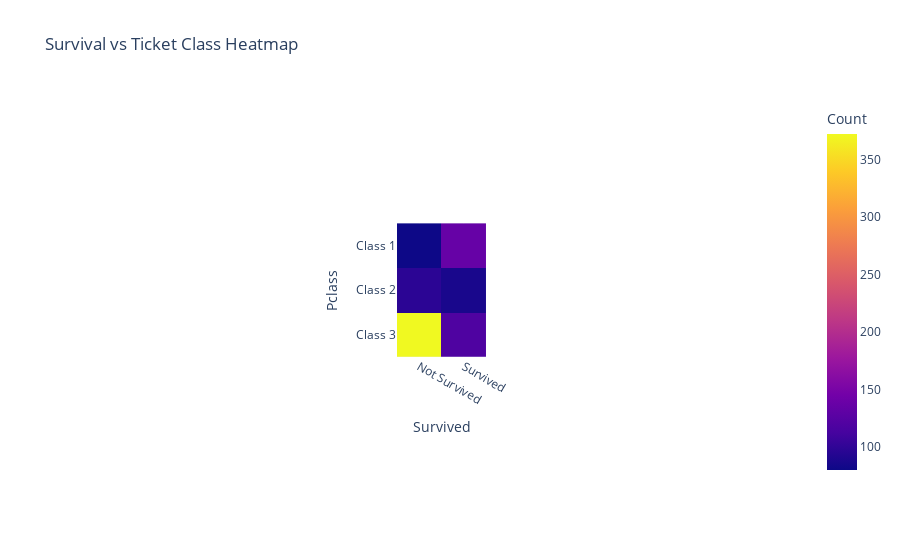

The notebook cell saved with this chart:
### Code cell
heatmap_data = titanic.pivot_table(index='Pclass', columns='Survived', aggfunc='size', fill_value=0)

# Plot the heatmap
fig_heatmap_pclass = px.imshow(heatmap_data,
                               title='Survival vs Ticket Class Heatmap',
                               labels={'color': 'Count'},
                               x=['Not Survived', 'Survived'],
                               y=['Class 1', 'Class 2', 'Class 3'])

fig_heatmap_pclass.show()

### Figure 1 — Plotly figure (JSON) as saved in the notebook; plotly's stock layout.template omitted (floating-point values rounded to 4 significant figures)
{"data": [{"coloraxis": "coloraxis", "hovertemplate": "Survived: %{x}<br>Pclass: %{y}<br>Count: %{z}<extra></extra>", "name": "0", "type": "heatmap", "x": ["Not Survived", "Survived"], "xaxis": "x", "y": ["Class 1", "Class 2", "Class 3"], "yaxis": "y", "z": [[80, 136], [97, 87], [372, 119]]}], "layout": {"autosize": true, "coloraxis": {"colorbar": {"title": {"text": "Count"}}, "colorscale": [[0, "#0d0887"], [0.1111, "#46039f"], [0.2222, "#7201a8"], [0.3333, "#9c179e"], [0.4444, "#bd3786"], [0.5556, "#d8576b"], [0.6667, "#ed7953"], [0.7778, "#fb9f3a"], [0.8889, "#fdca26"], [1, "#f0f921"]]}, "title": {"text": "Survival vs Ticket Class Heatmap"}, "xaxis": {"anchor": "y", "autorange": true, "constrain": "domain", "domain": [0.4384, 0.5616], "range": [-0.5, 1.5], "scaleanchor": "y", "title": {"text": "Survived"}, "type": "category"}, "yaxis": {"anchor": "x", "autorange": true, "constrain": "domain", "domain": [0, 1], "range": [2.5, -0.5], "title": {"text": "Pclass"}, "type": "category"}}}
